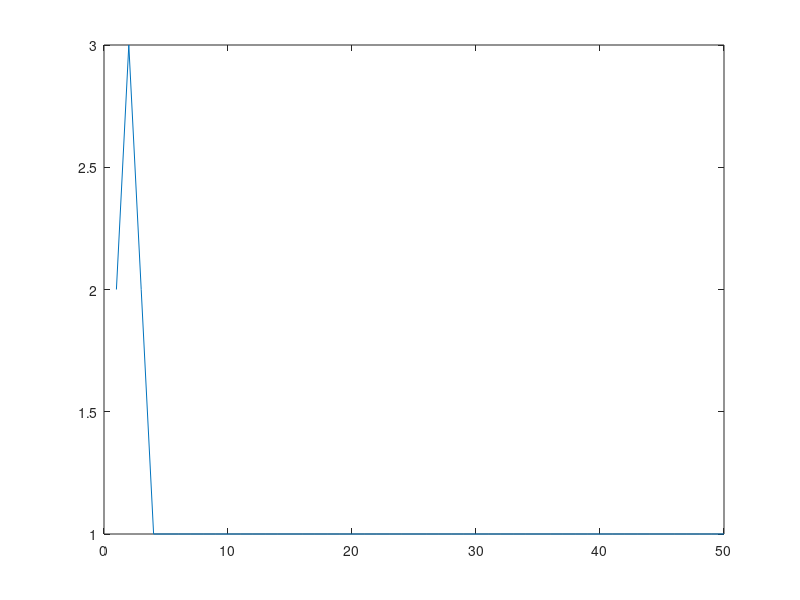

Write the MATLAB code that produced this figure.
clc;
clear;
close all;
x = [0,0,1,1;0,1,0,1];
x = x';
y = [1,1,1,0];
y = y';

% weight and bias initialization:
xmax = 1;
xmin = -1;
w = [(xmin + (xmax-xmin)*rand()), (xmin + (xmax-xmin)*rand())];
b = xmin + (xmax-xmin)*rand();

alpha = 0.1;
theta = 0.5;
iter = 50;
a = zeros(4,1);
output = zeros(4,1);
error = zeros(iter,1);

for k = 1:iter
    for i = 1:size(x,1)
        a(i) = w(1)*x(i,1) + w(2)*x(i,2) + b;
        output(i) = (a(i)>=theta);
        if (output(i) ~= y(i))
            for j = 1:2
                w(j) = w(j) + (alpha*y(i)*x(i,j));
            end
            b = b + (alpha*y(i));
        end
    end
    error(k) = sum((y-output).^2);
end
plot(error)